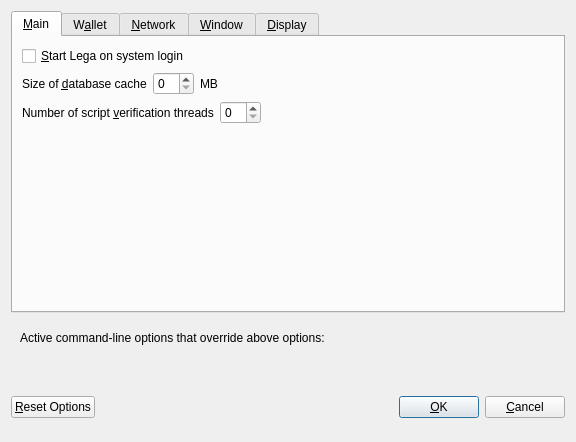
<?xml version="1.0" encoding="UTF-8"?>
<ui version="4.0">
 <class>OptionsDialog</class>
 <widget class="QDialog" name="OptionsDialog">
  <property name="geometry">
   <rect>
    <x>0</x>
    <y>0</y>
    <width>576</width>
    <height>442</height>
   </rect>
  </property>
  <property name="windowTitle">
   <string>Options</string>
  </property>
  <property name="modal">
   <bool>true</bool>
  </property>
  <layout class="QVBoxLayout" name="verticalLayout">
   <item>
    <widget class="QTabWidget" name="tabWidget">
     <property name="currentIndex">
      <number>0</number>
     </property>
     <widget class="QWidget" name="tabMain">
      <attribute name="title">
       <string>&amp;Main</string>
      </attribute>
      <layout class="QVBoxLayout" name="verticalLayout_Main">
       <item>
        <widget class="QCheckBox" name="bitcoinAtStartup">
         <property name="toolTip">
          <string>Automatically start Lega after logging in to the system.</string>
         </property>
         <property name="text">
          <string>&amp;Start Lega on system login</string>
         </property>
        </widget>
       </item>
       <item>
        <layout class="QHBoxLayout" name="horizontalLayout_2_Main">
         <item>
          <widget class="QLabel" name="databaseCacheLabel">
           <property name="text">
            <string>Size of &amp;database cache</string>
           </property>
           <property name="textFormat">
            <enum>Qt::PlainText</enum>
           </property>
           <property name="buddy">
            <cstring>databaseCache</cstring>
           </property>
          </widget>
         </item>
         <item>
          <widget class="QSpinBox" name="databaseCache"/>
         </item>
         <item>
          <widget class="QLabel" name="databaseCacheUnitLabel">
           <property name="text">
            <string>MB</string>
           </property>
           <property name="textFormat">
            <enum>Qt::PlainText</enum>
           </property>
          </widget>
         </item>
         <item>
          <spacer name="horizontalSpacer_2_Main">
           <property name="orientation">
            <enum>Qt::Horizontal</enum>
           </property>
           <property name="sizeHint" stdset="0">
            <size>
             <width>40</width>
             <height>20</height>
            </size>
           </property>
          </spacer>
         </item>
        </layout>
       </item>
       <item>
        <layout class="QHBoxLayout" name="horizontalLayout_3_Main">
         <item>
          <widget class="QLabel" name="threadsScriptVerifLabel">
           <property name="text">
            <string>Number of script &amp;verification threads</string>
           </property>
           <property name="textFormat">
            <enum>Qt::PlainText</enum>
           </property>
           <property name="buddy">
            <cstring>threadsScriptVerif</cstring>
           </property>
          </widget>
         </item>
         <item>
          <widget class="QSpinBox" name="threadsScriptVerif">
           <property name="toolTip">
            <string>(0 = auto, &lt;0 = leave that many cores free)</string>
           </property>
          </widget>
         </item>
         <item>
          <spacer name="horizontalSpacer_3_Main">
           <property name="orientation">
            <enum>Qt::Horizontal</enum>
           </property>
           <property name="sizeHint" stdset="0">
            <size>
             <width>40</width>
             <height>20</height>
            </size>
           </property>
          </spacer>
         </item>
        </layout>
       </item>
       <item>
        <spacer name="verticalSpacer_2">
         <property name="orientation">
          <enum>Qt::Vertical</enum>
         </property>
         <property name="sizeHint" stdset="0">
          <size>
           <width>20</width>
           <height>40</height>
          </size>
         </property>
        </spacer>
       </item>
      </layout>
     </widget>
     <widget class="QWidget" name="tabWallet">
      <attribute name="title">
       <string>W&amp;allet</string>
      </attribute>
      <layout class="QVBoxLayout" name="verticalLayout_Wallet">
       <item>
        <layout class="QHBoxLayout" name="horizontalLayout_2_Wallet">
         <item>
          <widget class="QLabel" name="labelStakeSplitThresholdText">
           <property name="text">
            <string>Stake split threshold:</string>
           </property>
          </widget>
         </item>
         <item>
          <widget class="QSpinBox" name="spinBoxStakeSplitThreshold">
           <property name="minimum">
            <number>1</number>
           </property>
           <property name="maximum">
            <number>999999</number>
           </property>
          </widget>
         </item>
        </layout>
       </item>
       <item>
        <widget class="QGroupBox" name="groupBox">
         <property name="title">
          <string>Expert</string>
         </property>
         <layout class="QVBoxLayout" name="verticalLayout_2">
          <item>
           <widget class="QCheckBox" name="coinControlFeatures">
            <property name="toolTip">
             <string>Whether to show coin control features or not.</string>
            </property>
            <property name="text">
             <string>Enable coin &amp;control features</string>
            </property>
           </widget>
          </item>
          <item>
           <widget class="QCheckBox" name="showMasternodesTab">
            <property name="toolTip">
             <string>Show additional tab listing all your masternodes in first sub-tab&lt;br/&gt;and all masternodes on the network in second sub-tab.</string>
            </property>
            <property name="text">
             <string>Show Masternodes Tab</string>
            </property>
           </widget>
          </item>
          <item>
           <widget class="QCheckBox" name="spendZeroConfChange">
            <property name="toolTip">
             <string>If you disable the spending of unconfirmed change, the change from a transaction&lt;br/&gt;cannot be used until that transaction has at least one confirmation.&lt;br/&gt;This also affects how your balance is computed.</string>
            </property>
            <property name="text">
             <string>&amp;Spend unconfirmed change</string>
            </property>
           </widget>
          </item>
         </layout>
        </widget>
       </item>
       <item>
        <spacer name="verticalSpacer_Wallet">
         <property name="orientation">
          <enum>Qt::Vertical</enum>
         </property>
         <property name="sizeHint" stdset="0">
          <size>
           <width>20</width>
           <height>40</height>
          </size>
         </property>
        </spacer>
       </item>
      </layout>
     </widget>
     <widget class="QWidget" name="tabNetwork">
      <attribute name="title">
       <string>&amp;Network</string>
      </attribute>
      <layout class="QVBoxLayout" name="verticalLayout_Network">
       <item>
        <widget class="QCheckBox" name="mapPortUpnp">
         <property name="toolTip">
          <string>Automatically open the Lega client port on the router. This only works when your router supports UPnP and it is enabled.</string>
         </property>
         <property name="text">
          <string>Map port using &amp;UPnP</string>
         </property>
        </widget>
       </item>
       <item>
        <widget class="QCheckBox" name="allowIncoming">
         <property name="toolTip">
          <string>Accept connections from outside</string>
         </property>
         <property name="text">
          <string>Allow incoming connections</string>
         </property>
        </widget>
       </item>
       <item>
        <widget class="QCheckBox" name="connectSocks">
         <property name="toolTip">
          <string>Connect to the Lega network through a SOCKS5 proxy.</string>
         </property>
         <property name="text">
          <string>&amp;Connect through SOCKS5 proxy (default proxy):</string>
         </property>
        </widget>
       </item>
       <item>
        <layout class="QHBoxLayout" name="horizontalLayout_1_Network">
         <item>
          <widget class="QLabel" name="proxyIpLabel">
           <property name="text">
            <string>Proxy &amp;IP:</string>
           </property>
           <property name="textFormat">
            <enum>Qt::PlainText</enum>
           </property>
           <property name="buddy">
            <cstring>proxyIp</cstring>
           </property>
          </widget>
         </item>
         <item>
          <widget class="QValidatedLineEdit" name="proxyIp">
           <property name="minimumSize">
            <size>
             <width>140</width>
             <height>0</height>
            </size>
           </property>
           <property name="maximumSize">
            <size>
             <width>140</width>
             <height>16777215</height>
            </size>
           </property>
           <property name="toolTip">
            <string>IP address of the proxy (e.g. IPv4: 127.0.0.1 / IPv6: ::1)</string>
           </property>
          </widget>
         </item>
         <item>
          <widget class="QLabel" name="proxyPortLabel">
           <property name="text">
            <string>&amp;Port:</string>
           </property>
           <property name="textFormat">
            <enum>Qt::PlainText</enum>
           </property>
           <property name="buddy">
            <cstring>proxyPort</cstring>
           </property>
          </widget>
         </item>
         <item>
          <widget class="QLineEdit" name="proxyPort">
           <property name="minimumSize">
            <size>
             <width>55</width>
             <height>0</height>
            </size>
           </property>
           <property name="maximumSize">
            <size>
             <width>55</width>
             <height>16777215</height>
            </size>
           </property>
           <property name="toolTip">
            <string>Port of the proxy (e.g. 9050)</string>
           </property>
          </widget>
         </item>
         <item>
          <spacer name="horizontalSpacer_1_Network">
           <property name="orientation">
            <enum>Qt::Horizontal</enum>
           </property>
           <property name="sizeHint" stdset="0">
            <size>
             <width>40</width>
             <height>20</height>
            </size>
           </property>
          </spacer>
         </item>
        </layout>
       </item>
       <item>
        <spacer name="verticalSpacer_Network">
         <property name="orientation">
          <enum>Qt::Vertical</enum>
         </property>
         <property name="sizeHint" stdset="0">
          <size>
           <width>20</width>
           <height>40</height>
          </size>
         </property>
        </spacer>
       </item>
      </layout>
     </widget>
     <widget class="QWidget" name="tabWindow">
      <attribute name="title">
       <string>&amp;Window</string>
      </attribute>
      <layout class="QVBoxLayout" name="verticalLayout_Window">
       <item>
        <widget class="QCheckBox" name="minimizeToTray">
         <property name="toolTip">
          <string>Show only a tray icon after minimizing the window.</string>
         </property>
         <property name="text">
          <string>&amp;Minimize to the tray instead of the taskbar</string>
         </property>
        </widget>
       </item>
       <item>
        <widget class="QCheckBox" name="minimizeOnClose">
         <property name="toolTip">
          <string>Minimize instead of exit the application when the window is closed. When this option is enabled, the application will be closed only after selecting Quit in the menu.</string>
         </property>
         <property name="text">
          <string>M&amp;inimize on close</string>
         </property>
        </widget>
       </item>
       <item>
        <spacer name="verticalSpacer_Window">
         <property name="orientation">
          <enum>Qt::Vertical</enum>
         </property>
         <property name="sizeHint" stdset="0">
          <size>
           <width>20</width>
           <height>40</height>
          </size>
         </property>
        </spacer>
       </item>
      </layout>
     </widget>
     <widget class="QWidget" name="tabDisplay">
      <attribute name="title">
       <string>&amp;Display</string>
      </attribute>
      <layout class="QVBoxLayout" name="verticalLayout_Display">
       <item>
        <layout class="QHBoxLayout" name="horizontalLayout_1_Display">
         <item>
          <widget class="QLabel" name="langLabel">
           <property name="text">
            <string>User Interface &amp;language:</string>
           </property>
           <property name="textFormat">
            <enum>Qt::PlainText</enum>
           </property>
           <property name="buddy">
            <cstring>lang</cstring>
           </property>
          </widget>
         </item>
         <item>
          <widget class="QValueComboBox" name="lang">
           <property name="toolTip">
            <string>The user interface language can be set here. This setting will take effect after restarting Lega.</string>
           </property>
          </widget>
         </item>
        </layout>
       </item>
       <item>
        <widget class="Line" name="line">
         <property name="orientation">
          <enum>Qt::Horizontal</enum>
         </property>
        </widget>
       </item>
       <item>
        <layout class="QHBoxLayout" name="horizontalLayout_2_Display">
         <item>
          <widget class="QLabel" name="unitLabel">
           <property name="text">
            <string>&amp;Unit to show amounts in:</string>
           </property>
           <property name="textFormat">
            <enum>Qt::PlainText</enum>
           </property>
           <property name="buddy">
            <cstring>unit</cstring>
           </property>
          </widget>
         </item>
         <item>
          <widget class="QValueComboBox" name="unit">
           <property name="toolTip">
            <string>Choose the default subdivision unit to show in the interface and when sending coins.</string>
           </property>
          </widget>
         </item>
        </layout>
       </item>
       <item>
        <layout class="QHBoxLayout" name="horizontalLayout_5_Display">
         <item>
          <widget class="QLabel" name="digitsLabel">
           <property name="text">
            <string>Decimal digits</string>
           </property>
          </widget>
         </item>
         <item>
          <widget class="QValueComboBox" name="digits"/>
         </item>
        </layout>
       </item>
       <item>
        <layout class="QHBoxLayout" name="horizontalLayout_3_Display">
         <item>
          <widget class="QLabel" name="thirdPartyTxUrlsLabel">
           <property name="toolTip">
            <string>Third party URLs (e.g. a block explorer) that appear in the transactions tab as context menu items. %s in the URL is replaced by transaction hash. Multiple URLs are separated by vertical bar |.</string>
           </property>
           <property name="text">
            <string>Third party transaction URLs</string>
           </property>
           <property name="buddy">
            <cstring>thirdPartyTxUrls</cstring>
           </property>
          </widget>
         </item>
         <item>
          <widget class="QLineEdit" name="thirdPartyTxUrls">
           <property name="toolTip">
            <string>Third party URLs (e.g. a block explorer) that appear in the transactions tab as context menu items. %s in the URL is replaced by transaction hash. Multiple URLs are separated by vertical bar |.</string>
           </property>
          </widget>
         </item>
        </layout>
       </item>
       <item>
        <spacer name="verticalSpacer">
         <property name="orientation">
          <enum>Qt::Vertical</enum>
         </property>
         <property name="sizeHint" stdset="0">
          <size>
           <width>20</width>
           <height>40</height>
          </size>
         </property>
        </spacer>
       </item>
      </layout>
     </widget>
    </widget>
   </item>
   <item>
    <widget class="QFrame" name="frame">
     <layout class="QVBoxLayout" name="verticalLayout_Bottom">
      <item>
       <layout class="QHBoxLayout" name="horizontalLayout_Bottom">
        <item>
         <widget class="QLabel" name="overriddenByCommandLineInfoLabel">
          <property name="text">
           <string>Active command-line options that override above options:</string>
          </property>
          <property name="textFormat">
           <enum>Qt::PlainText</enum>
          </property>
         </widget>
        </item>
        <item>
         <spacer name="horizontalSpacer_Bottom">
          <property name="orientation">
           <enum>Qt::Horizontal</enum>
          </property>
          <property name="sizeHint" stdset="0">
           <size>
            <width>40</width>
            <height>20</height>
           </size>
          </property>
         </spacer>
        </item>
       </layout>
      </item>
      <item>
       <widget class="QLabel" name="overriddenByCommandLineLabel">
        <property name="text">
         <string/>
        </property>
        <property name="textFormat">
         <enum>Qt::PlainText</enum>
        </property>
        <property name="wordWrap">
         <bool>true</bool>
        </property>
       </widget>
      </item>
     </layout>
    </widget>
   </item>
   <item>
    <layout class="QHBoxLayout" name="horizontalLayout_Buttons">
     <item>
      <widget class="QPushButton" name="resetButton">
       <property name="toolTip">
        <string>Reset all client options to default.</string>
       </property>
       <property name="text">
        <string>&amp;Reset Options</string>
       </property>
       <property name="autoDefault">
        <bool>false</bool>
       </property>
      </widget>
     </item>
     <item>
      <spacer name="horizontalSpacer_1">
       <property name="orientation">
        <enum>Qt::Horizontal</enum>
       </property>
       <property name="sizeHint" stdset="0">
        <size>
         <width>40</width>
         <height>48</height>
        </size>
       </property>
      </spacer>
     </item>
     <item>
      <widget class="QLabel" name="statusLabel">
       <property name="minimumSize">
        <size>
         <width>200</width>
         <height>0</height>
        </size>
       </property>
       <property name="font">
        <font>
         <weight>75</weight>
         <bold>true</bold>
        </font>
       </property>
       <property name="text">
        <string/>
       </property>
       <property name="textFormat">
        <enum>Qt::PlainText</enum>
       </property>
       <property name="wordWrap">
        <bool>true</bool>
       </property>
      </widget>
     </item>
     <item>
      <spacer name="horizontalSpacer_2">
       <property name="orientation">
        <enum>Qt::Horizontal</enum>
       </property>
       <property name="sizeHint" stdset="0">
        <size>
         <width>40</width>
         <height>48</height>
        </size>
       </property>
      </spacer>
     </item>
     <item>
      <widget class="QPushButton" name="okButton">
       <property name="text">
        <string>&amp;OK</string>
       </property>
       <property name="autoDefault">
        <bool>false</bool>
       </property>
       <property name="default">
        <bool>true</bool>
       </property>
      </widget>
     </item>
     <item>
      <widget class="QPushButton" name="cancelButton">
       <property name="text">
        <string>&amp;Cancel</string>
       </property>
       <property name="autoDefault">
        <bool>false</bool>
       </property>
      </widget>
     </item>
    </layout>
   </item>
  </layout>
 </widget>
 <customwidgets>
  <customwidget>
   <class>QValidatedLineEdit</class>
   <extends>QLineEdit</extends>
   <header>qvalidatedlineedit.h</header>
  </customwidget>
  <customwidget>
   <class>QValueComboBox</class>
   <extends>QComboBox</extends>
   <header>qvaluecombobox.h</header>
  </customwidget>
 </customwidgets>
 <resources/>
 <connections/>
</ui>
